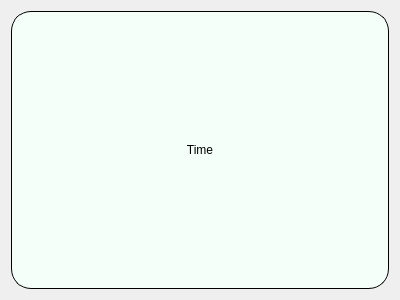
<?xml version="1.0" encoding="UTF-8"?>
<ui version="4.0">
 <class>CounterWidget</class>
 <widget class="QWidget" name="CounterWidget">
  <property name="geometry">
   <rect>
    <x>0</x>
    <y>0</y>
    <width>400</width>
    <height>300</height>
   </rect>
  </property>
  <property name="windowTitle">
   <string>Form</string>
  </property>
  <layout class="QGridLayout" name="gridLayout">
   <item row="0" column="0">
    <widget class="QFrame" name="frame">
     <property name="styleSheet">
      <string notr="true">QFrame {    border: 1px solid black;
    border-radius: 20px;
    background-color: mintcream;
}

</string>
     </property>
     <property name="frameShape">
      <enum>QFrame::StyledPanel</enum>
     </property>
     <property name="frameShadow">
      <enum>QFrame::Plain</enum>
     </property>
     <layout class="QGridLayout" name="gridLayout_2">
      <item row="0" column="0">
       <widget class="QLabel" name="lDuration">
        <property name="styleSheet">
         <string notr="true">QFrame {border: none;}</string>
        </property>
        <property name="text">
         <string>Time</string>
        </property>
        <property name="alignment">
         <set>Qt::AlignCenter</set>
        </property>
       </widget>
      </item>
     </layout>
    </widget>
   </item>
  </layout>
 </widget>
 <resources/>
 <connections/>
</ui>
